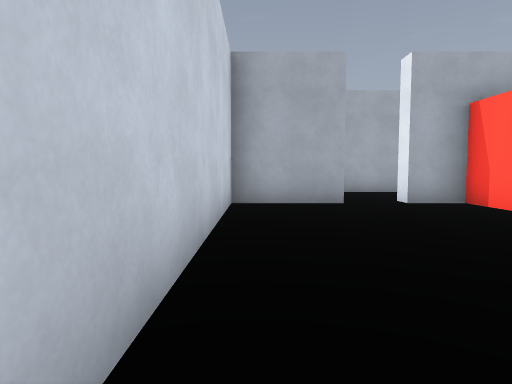
view 1 (above)

13 first-person views from a walk through a level from a Godot 3-D game. The camera is 1.4 m above the floor, tilts 4° down and sees 75° across. Doors that lead somewhere are drawn open, without their leaves. The floor is counted in squares, 2 m on a side. Each view is taken from the middle of a square. On the plan, view 1 faces up. The plan holds only what a view shows up to about 10 squares ahead; the rest is blank. Characters and animated objects are left out. Surface patterns are stand-ins for the level's own textures.

view 2
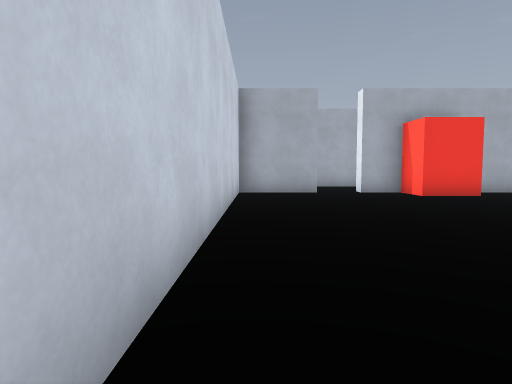

view 3
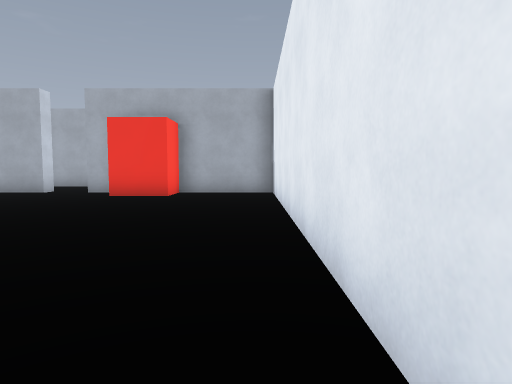

view 4
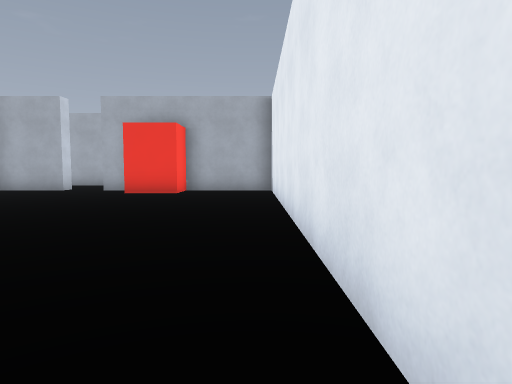

view 5
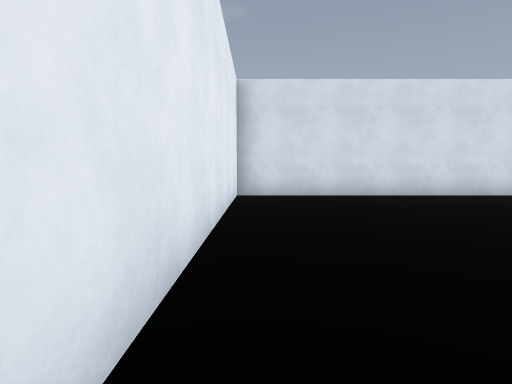

view 6
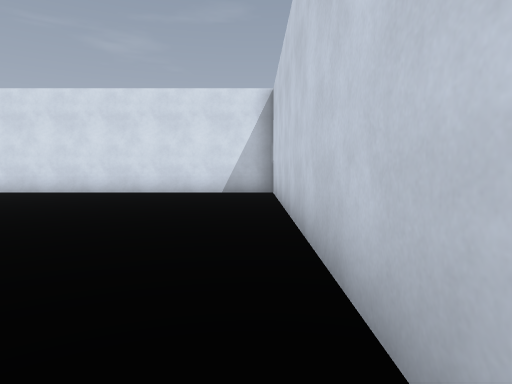

view 7
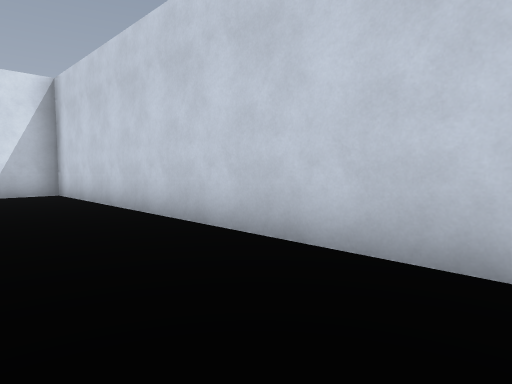

view 8
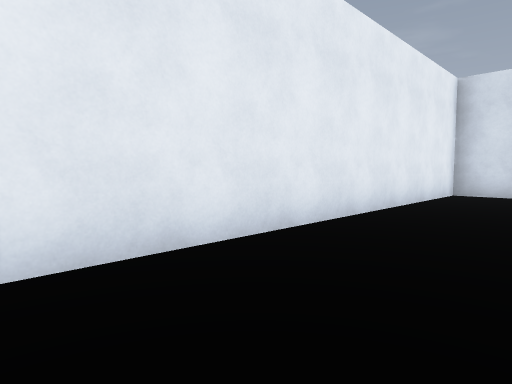

view 9
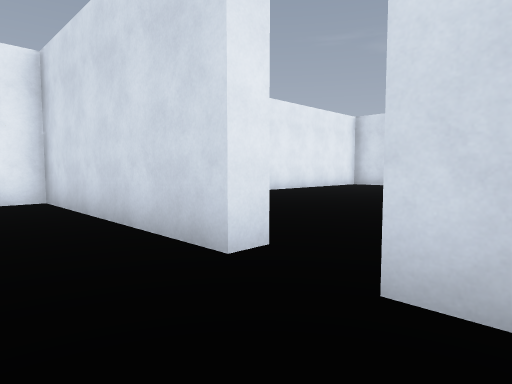

view 10
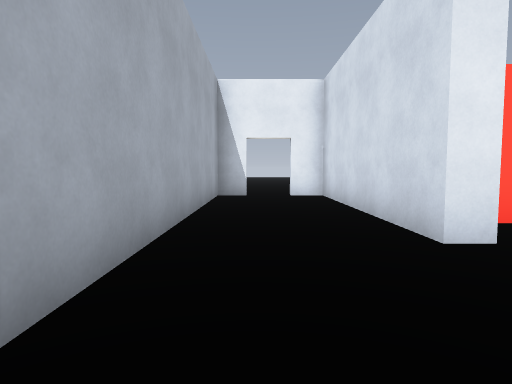

view 11
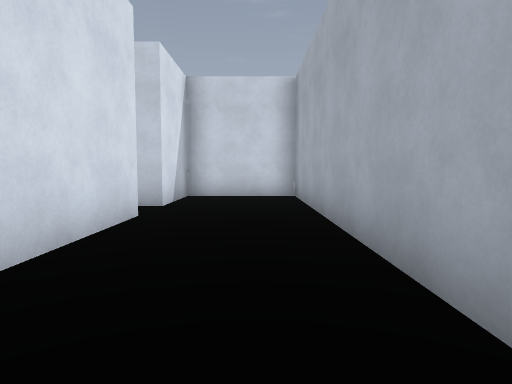

view 12
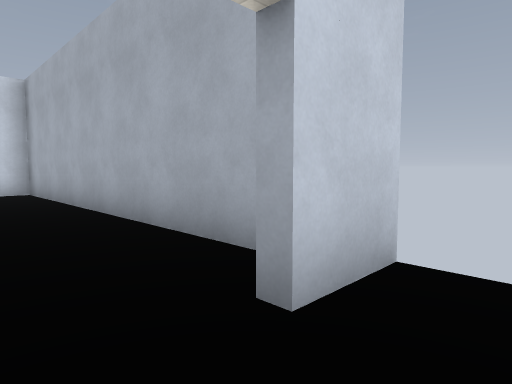

view 13
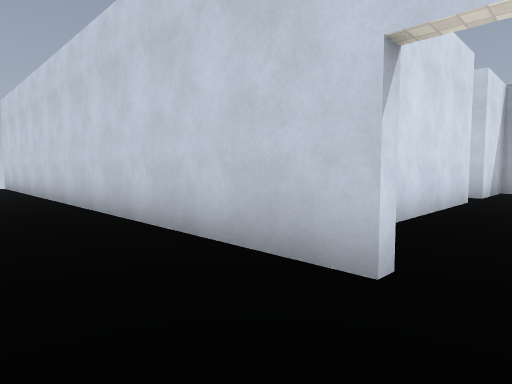

### Floor plan
Points are (right, up) in squares from view 1. A wall is a line through its corners. A room is listed if a view was taken in it or the views show most of it. See-through windows are left out.
Room 1 (views 1, 2, 3, 4, 5, 6, 7, 8)
walls: (1.8, 6.7) (-0.5, 6.7) (-0.5, -4.7) (8.5, -4.7) (8.5, 6.7) (3.1, 6.7)
ways out: open door at (2.5, 7) to room 2
objects: box (5, 6)
Room 2 (views 9, 10, 11)
walls: (3.1, 7.2) (8.7, 7.2) (8.7, 8.1); (8.7, 9.1) (8.7, 10) (-0.5, 10) (-0.5, 7.2) (1.8, 7.2)
ways out: open door at (2.5, 7) to room 1; open door at (9, 8.5) to room 3
Room 3 (views 12, 13)
walls: (9, 8.1) (9, -3.2); (9, 10.6) (9, 9.2)
ways out: open door at (9, 8.5) to room 2

Where each view was taken, in squares from view 1:
view 1: 0 up, 0 right, facing up
view 2: 3 down, 0 right, facing up
view 3: 3 down, 8 right, facing up
view 4: 4 down, 8 right, facing up
view 5: 4 up, 8 right, facing down
view 6: 5 up, 0 right, facing down
view 7: 5 up, 2 right, facing down-left
view 8: 5 up, 6 right, facing down-right
view 9: 9 up, 1 right, facing down-right
view 10: 9 up, 0 right, facing right
view 11: 9 up, 8 right, facing left
view 12: 8 up, 10 right, facing up-left
view 13: 9 up, 11 right, facing down-left
